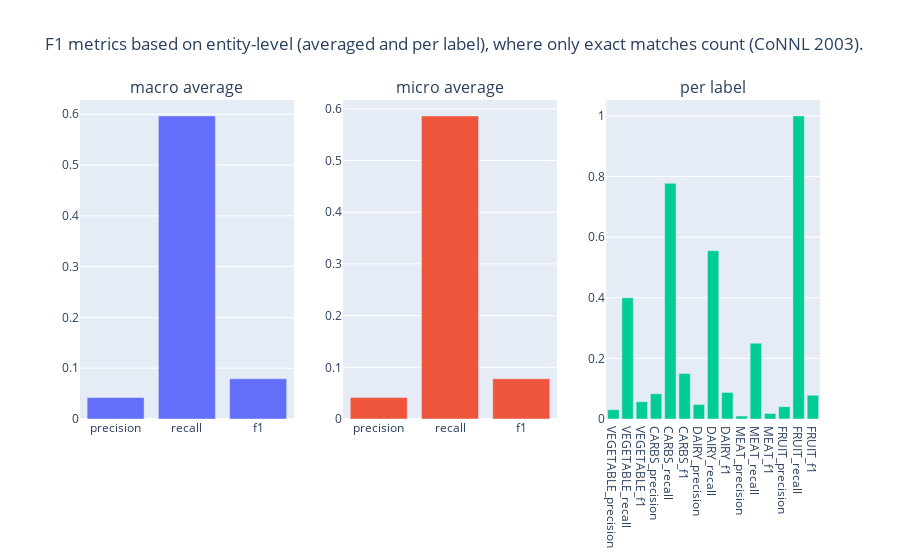

The notebook cell saved with this chart:
### Markdown cell above
**[TODO: just some ideas]**: From the above, we see that fruit is the concept with less annotated entities which is directly correlated with the number of examples given for this entity type (3 examples). This metric can help us quickly refine and extend our term lists for improving recall.

### Code cell
from rubrix.metrics.token_classification import f1
f1("concise-concepts").visualize()

### Figure 1 — Plotly figure (JSON) as saved in the notebook; plotly's stock layout.template omitted (floating-point values rounded to 4 significant figures)
{"data": [{"type": "bar", "x": ["precision", "recall", "f1"], "xaxis": "x", "y": [0.04241, 0.5967, 0.0792], "yaxis": "y"}, {"type": "bar", "x": ["precision", "recall", "f1"], "xaxis": "x2", "y": [0.04167, 0.5862, 0.0778], "yaxis": "y2"}, {"type": "bar", "x": ["VEGETABLE_precision", "VEGETABLE_recall", "VEGETABLE_f1", "CARBS_precision", "CARBS_recall", "CARBS_f1", "DAIRY_precision", "DAIRY_recall", "DAIRY_f1", "MEAT_precision", "MEAT_recall", "MEAT_f1", "FRUIT_precision", "FRUIT_recall", "FRUIT_f1"], "xaxis": "x3", "y": [0.03077, 0.4, 0.05714, 0.08333, 0.7778, 0.1505, 0.04762, 0.5556, 0.08772, 0.009524, 0.25, 0.01835, 0.04082, 1, 0.07843], "yaxis": "y3"}], "layout": {"annotations": [{"font": {"size": 16}, "showarrow": false, "text": "macro average", "x": 0.1444, "xanchor": "center", "xref": "paper", "y": 1, "yanchor": "bottom", "yref": "paper"}, {"font": {"size": 16}, "showarrow": false, "text": "micro average", "x": 0.5, "xanchor": "center", "xref": "paper", "y": 1, "yanchor": "bottom", "yref": "paper"}, {"font": {"size": 16}, "showarrow": false, "text": "per label", "x": 0.8556, "xanchor": "center", "xref": "paper", "y": 1, "yanchor": "bottom", "yref": "paper"}], "autosize": true, "showlegend": false, "title": {"text": "F1 metrics based on entity-level (averaged and per label), where only exact matches count (CoNNL 2003)."}, "xaxis": {"anchor": "y", "autorange": true, "domain": [0, 0.2889], "range": [-0.5, 2.5], "type": "category"}, "xaxis2": {"anchor": "y2", "autorange": true, "domain": [0.3556, 0.6444], "range": [-0.5, 2.5], "type": "category"}, "xaxis3": {"anchor": "y3", "autorange": true, "domain": [0.7111, 1], "range": [-0.5, 14.5], "type": "category"}, "yaxis": {"anchor": "x", "autorange": true, "domain": [0, 1], "range": [0, 0.6281], "type": "linear"}, "yaxis2": {"anchor": "x2", "autorange": true, "domain": [0, 1], "range": [0, 0.6171], "type": "linear"}, "yaxis3": {"anchor": "x3", "autorange": true, "domain": [0, 1], "range": [0, 1.053], "type": "linear"}}}
